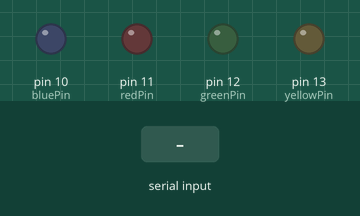
Recording of a sketch running on a simulated Arduino Uno, built with avr-gcc and run on an emulated ATmega328P. Parts: output pins drawn as LEDs (lit = HIGH). The inputs (shaded band) are chosen by the test bench.

Above: at 1.2 s.
1.3 s: "1" received over Serial
At 2.1 s:
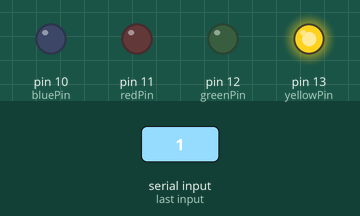
3.8 s: "2" received over Serial
At 4.4 s:
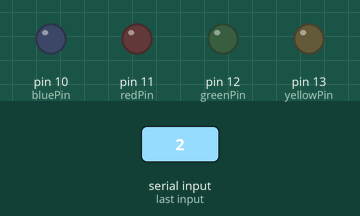
5.3 s: "3" received over Serial
At 5.7 s:
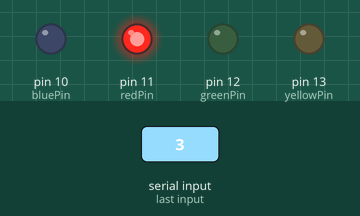
8.3 s: "4" received over Serial
At 9.2 s:
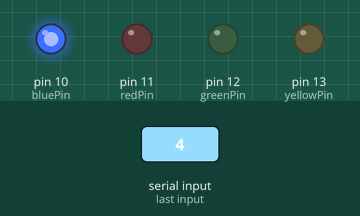
Timing chart, 0 to 12.8 s (numbered marks = the images above; inputs shaded):
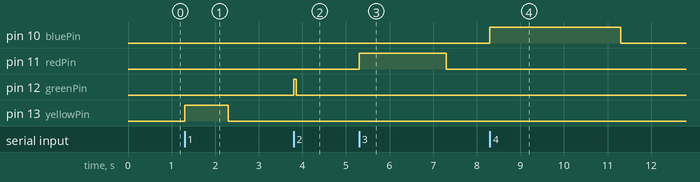

The sketch:

arduino-code.ino
```cpp
const int yellowPin = 13;
const int greenPin = 12;
const int redPin = 11;
const int bluePin = 10;

void setup() {
  pinMode(yellowPin, OUTPUT);
  pinMode(greenPin, OUTPUT);
  pinMode(redPin, OUTPUT);
  pinMode(bluePin, OUTPUT);

  Serial.begin(9600);
}

void loop() {

  if (Serial.available() > 0) {


    char data = Serial.read(); // gets the data from the serial port


    //Write File commands from Bakkesmod Plugin
    if(data == '1') {
      digitalWrite(yellowPin, HIGH);
      delay(1000);
      digitalWrite(yellowPin, LOW);
    }
    if(data == '2') {
      digitalWrite(greenPin, HIGH);
      delay(60);
      digitalWrite(greenPin, LOW);
    }
    if(data == '3') {
      digitalWrite(redPin, HIGH);
      delay(2000);
      digitalWrite(redPin, LOW);
    }
    if(data == '4') {
      digitalWrite(bluePin, HIGH);
      delay(3000);
      digitalWrite(bluePin, LOW);
    }
  }
}
```

Measured:
- after the input at 1.3 s, pin 13 (yellowPin): LOW → HIGH at once, → LOW 1.0 s later
- after the input at 3.8 s, pin 12 (greenPin): LOW → HIGH at once, → LOW 0.06 s later
- after the input at 5.3 s, pin 11 (redPin): LOW → HIGH at once, → LOW 2.0 s later
- after the input at 8.3 s, pin 10 (bluePin): LOW → HIGH at once, → LOW 3.0 s later
